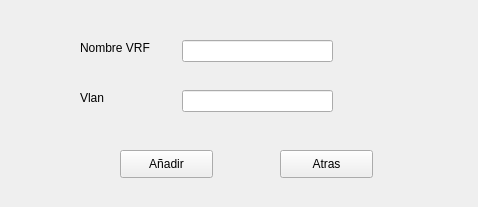
<?xml version="1.0" encoding="UTF-8"?>
<ui version="4.0">
 <class>AgregarCliente</class>
 <widget class="QWidget" name="AgregarCliente">
  <property name="geometry">
   <rect>
    <x>0</x>
    <y>0</y>
    <width>478</width>
    <height>207</height>
   </rect>
  </property>
  <property name="windowTitle">
   <string>Form</string>
  </property>
  <widget class="QPushButton" name="btn_anadir">
   <property name="geometry">
    <rect>
     <x>120</x>
     <y>150</y>
     <width>93</width>
     <height>28</height>
    </rect>
   </property>
   <property name="text">
    <string>Añadir</string>
   </property>
  </widget>
  <widget class="QPushButton" name="btn_atras">
   <property name="geometry">
    <rect>
     <x>280</x>
     <y>150</y>
     <width>93</width>
     <height>28</height>
    </rect>
   </property>
   <property name="text">
    <string>Atras</string>
   </property>
  </widget>
  <widget class="QLabel" name="label">
   <property name="geometry">
    <rect>
     <x>80</x>
     <y>40</y>
     <width>71</width>
     <height>16</height>
    </rect>
   </property>
   <property name="text">
    <string>Nombre VRF</string>
   </property>
  </widget>
  <widget class="QLabel" name="label_2">
   <property name="geometry">
    <rect>
     <x>80</x>
     <y>90</y>
     <width>71</width>
     <height>16</height>
    </rect>
   </property>
   <property name="text">
    <string>Vlan</string>
   </property>
  </widget>
  <widget class="QLineEdit" name="txt_nombreVrf">
   <property name="geometry">
    <rect>
     <x>182</x>
     <y>40</y>
     <width>151</width>
     <height>22</height>
    </rect>
   </property>
  </widget>
  <widget class="QLineEdit" name="txt_vlan">
   <property name="geometry">
    <rect>
     <x>182</x>
     <y>90</y>
     <width>151</width>
     <height>22</height>
    </rect>
   </property>
  </widget>
 </widget>
 <resources/>
 <connections/>
</ui>
